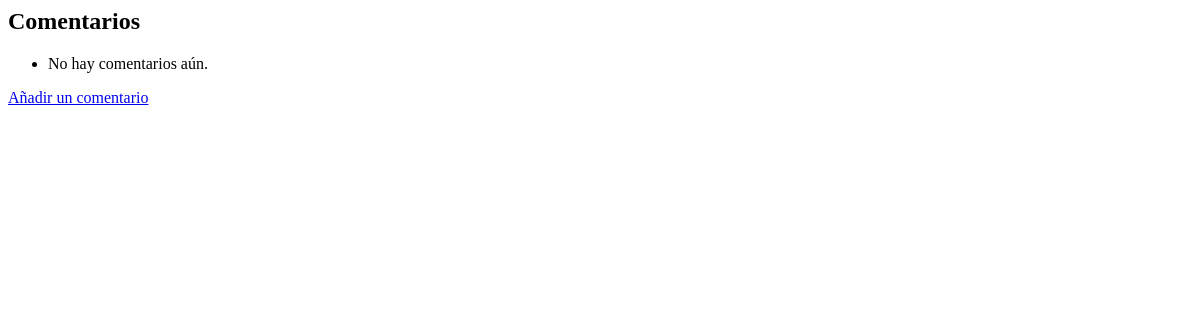
Page /comments/ on the earlier database version.
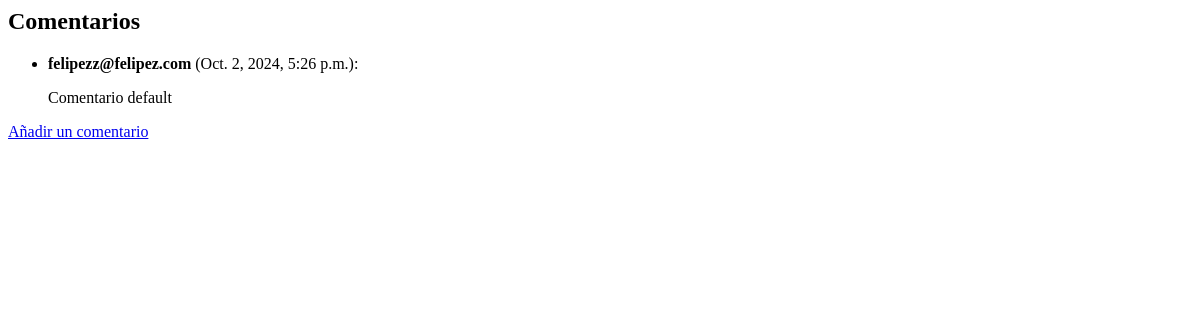
Same page on the later database version.
### UserSection/models.py (models this page shows, shortened)
class Comment(models.Model):
    user = models.ForeignKey(settings.AUTH_USER_MODEL, on_delete=models.CASCADE)
    content = models.TextField()
    created_at = models.DateTimeField(auto_now_add=True)

class CustomUser(DjangoAbstractUser):
    phone = models.CharField(max_length=20)
    address = models.ForeignKey('Address', on_delete=models.SET_NULL, null=True,
                                blank=True)

### UserSection/views.py (the view)
# urls.py: path('comments/', CommentListView.as_view(), name='comment_list'),
class CommentListView(ListView):
    model = Comment
    template_name = 'comments/comment_list.html'
    context_object_name = 'comments'
    ordering = ['-created_at']

### UserSection/templates/comments/comment_list.html
<h2>Comentarios</h2>
<ul>
    {% for comment in comments %}
        <li>
            <strong>{{ comment.user.username }}</strong> ({{ comment.created_at }}):
            <p>{{ comment.content }}</p>
        </li>
    {% empty %}
        <li>No hay comentarios aún.</li>
    {% endfor %}
</ul>
<a href="{% url 'add_comment' %}">Añadir un comentario</a>

Differences in the rows shown:
added Comment: user.username "felipezz@felipez.com", created_at "Oct. 2, 2024, 5:26 p.m.", content "Comentario default"
Other differences:
text no longer shown: "No hay comentarios aún."
